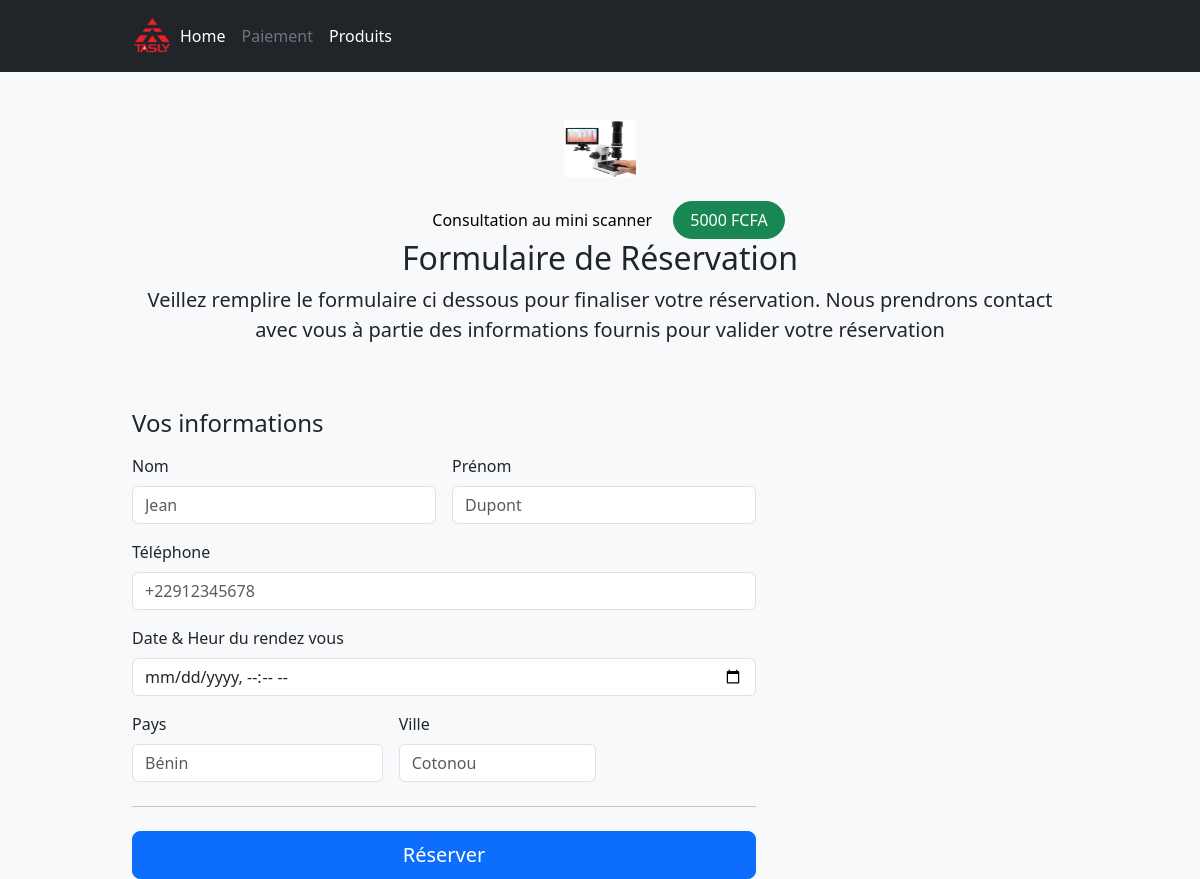
Screenshot of /3/ with the database file from the repository.
### about/models.py (models this page shows, shortened)
class entete(models.Model):
    titre = models.fields.CharField(max_length=255, null=False)
    description = models.fields.TextField(null=False)
    img = models.ImageField()
    logo = models.ImageField()
    class Meta:
        ordering = ['titre']

### services/models.py (models this page shows, shortened)
class services(models.Model):
    nom = models.fields.CharField(max_length=100, null=False)
    description = models.fields.TextField()
    prix = models.fields.PositiveIntegerField(null=True)
    img = models.ImageField()
    class Meta:
        ordering = ['nom']

### produits/views.py (the view)
# urls.py: path("<int:id>/", views.service_paiement, name="service_paiements"),
def service_paiement(request, id):
    if request.method == 'POST':
        form = formservices_paiement(request.POST)
        if form.is_valid():
            services_paiement.objects.create(
                s_nom = form.cleaned_data['s_nom'],
                s_prenom = form.cleaned_data['s_prenom'],
                s_contact = form.cleaned_data['s_contact'],
                s_date_service = form.cleaned_data['s_date_service'],
                s_pays = form.cleaned_data['s_pays'],
                s_ville = form.cleaned_data['s_ville'],
                s_services = form.cleaned_data['s_services'],
                s_prix = form.cleaned_data['s_prix']
            )
        return redirect('Validations')
    else:
        form = formservices_paiement()
    entetes = entete.objects.all()
    service = services.objects.get(id=id)
    return render(request, 'produits/service-paiement.html', {'service': service,
                                                              'entete': entetes[0],
                                                              'form': form})

### produits/templates/produits/service-paiement.html (shortened to what this page needs)
{% load static %}
<!doctype html>
<html lang="fr" data-bs-theme="auto">
      <head>
        <link rel="stylesheet" href="{% static 'produits/bootstrap.min.css' %}">
        <link rel="stylesheet" href="{% static 'produits/checkout.css' %}">
      </head>
  <body class="bg-body-tertiary">
      <header class="p-3 text-bg-dark">
        <div class="container">
          <div class="d-flex flex-wrap align-items-center justify-content-center justify-content-lg-start">
            <img src="{{ entete.logo.url }}" alt="Logo Tasly Togo" height="40" width="40">
            <ul class="nav col-12 col-lg-auto me-lg-auto mb-2 justify-content-center mb-md-0">
              <li><a href="{% url 'accueil' %}" class="nav-link px-2 text-white">Home</a></li>
              <li><a href="#" class="nav-link px-2 text-secondary">Paiement</a></li>
              <li><a href="{% url 'Produitdetails' %}" class="nav-link px-2 text-white">Produits</a></li>
            </ul>
          </div>
        </div>
      </header>
      <div class="container">
      <main>
        <div class="py-5 text-center">
          <img class="d-block mx-auto mb-4" src="{{ service.img.url }}" alt="" width="72" height="57">
          <button class="btn btn-light rounded-pill px-3" type="button">{{ service.nom }}</button>
          <button class="btn btn-success rounded-pill px-3" type="button">{{ service.prix }} FCFA</button>
          <h2>Formulaire de Réservation</h2>
          <p class="lead">Veillez remplire le formulaire ci dessous pour finaliser votre réservation. Nous prendrons contact avec vous à partie des informations fournis pour valider votre réservation</p>
        </div>
          <div class="col-md-7 col-lg-8">
            <h4 class="mb-3">Vos informations</h4>
            <form class="needs-validation" action="" method='post' novalidate>
              <div class="row g-3">
                <div class="col-sm-6">
                  <label for="s_nom" class="form-label">Nom</label>
                  <input type="text" class="form-control" id="s_nom" placeholder="Jean" value="" name="s_nom">
                </div>
                <div class="col-sm-6">
                  <label for="s_prenom" class="form-label">Prénom</label>
                  <input type="text" class="form-control" id="s_prenom" placeholder="Dupont" value="" name="s_prenom">
                </div>
                <div class="col-12">
                  <label for="s_contact" class="form-label">Téléphone</label>
                  <input type="tel" class="form-control" id="s_contact" placeholder="+22912345678" name="s_contact">
                </div>
                <div class="col-12">
                  <label for="s_date_service" class="form-label"> Date & Heur du rendez vous</label>
                  <input type="datetime-local" class="form-control" id="s_date_service" placeholder="" name="s_date_service">
                </div>
                <div class="col-md-5">
                  <label for="s_pays" class="form-label">Pays</label>
                  <input type="text" id="s_pays" class="form-control" placeholder="Bénin" name="s_pays">
                </div>
                <div class="col-md-4">
                  <label for="s_ville" class="form-label">Ville</label>
                  <input type="text" class="form-control" id="s_ville" placeholder="Cotonou" name="s_ville">
                </div>
              </div>
              <hr class="my-4">
                <input class="w-100 btn btn-primary btn-lg" type="submit" value="Réserver">
            </form>
          </div>
      </main>
    </div>
  </body>
</html>

### produits/static/produits/checkout.css (style rules this page uses)
.container { max-width: 960px; }

### rows the page displays
entete: logo (picture)
services: img (picture), nom "Consultation au mini scanner", prix "5000"
